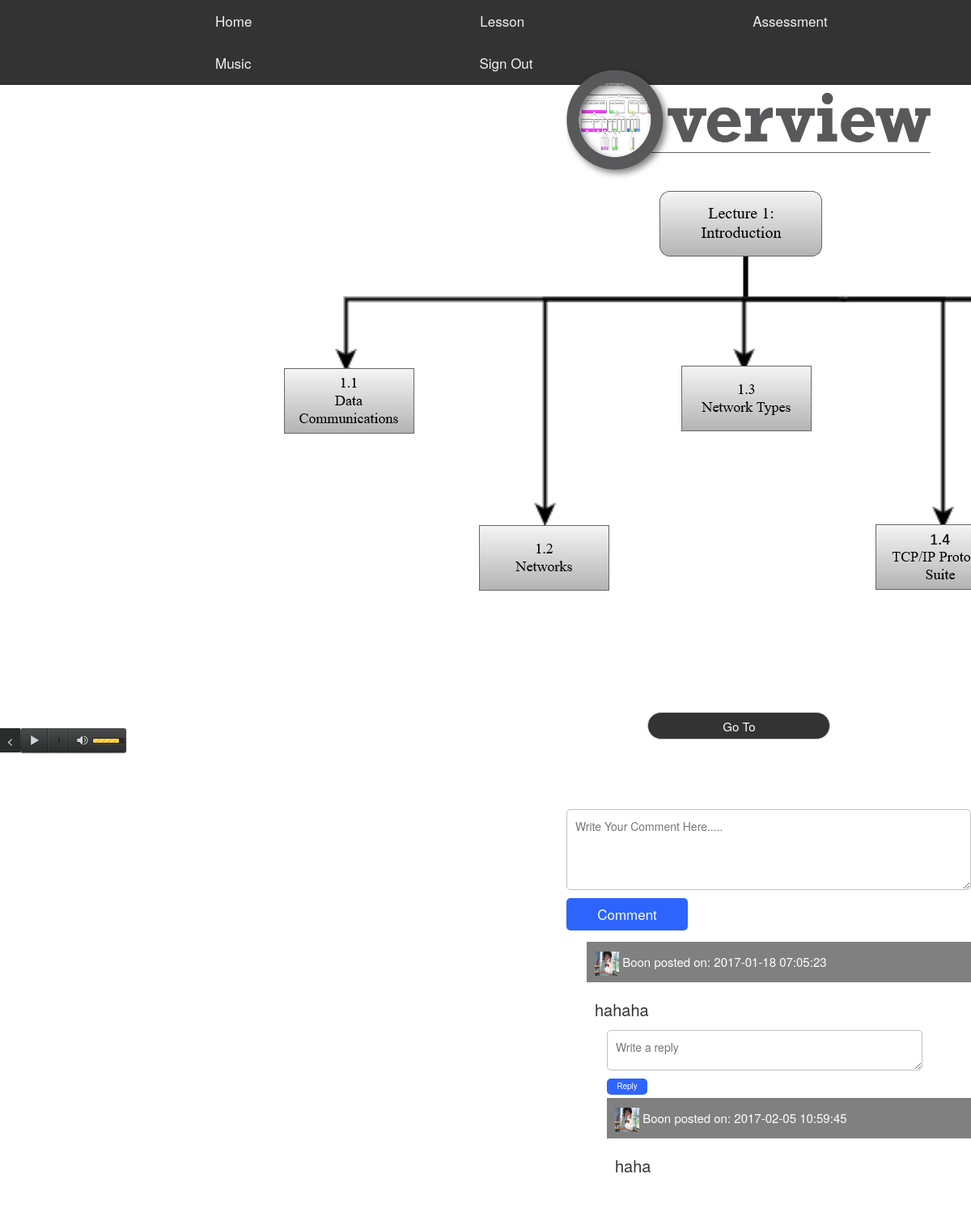
The app's page /dcn_1.0.php (signed in) with its own data.
### tables this page shows
CREATE TABLE `comments` (
  `id` int(11) NOT NULL,
  `name` text NOT NULL,
  `comment` text NOT NULL,
  `post_time` timestamp NOT NULL DEFAULT CURRENT_TIMESTAMP,
  `page` text NOT NULL
);

CREATE TABLE `subcomments` (
  `id` int(11) NOT NULL,
  `cid` int(11) NOT NULL,
  `name` text NOT NULL,
  `comment` text NOT NULL,
  `post_time` timestamp NOT NULL DEFAULT CURRENT_TIMESTAMP
);

### dcn_1.0.php (the view, shortened to what this page needs)
<html>
  <head>
	   <link rel="stylesheet" href="css/mainpagecss.css" >
	  <link rel="stylesheet" href="css/dcn_1.0.css" >
	   <link  rel="stylesheet" href="css/bootstrap.min.css"/>
	<link rel="stylesheet" href="http://localhost:81/freichat/client/jquery/freichat_themes/freichatcss.php" type="text/css">
	<link type="text/css" href="assets/css/themicons.css" rel="stylesheet" media="all">
	<link type="text/css" href="assets/css/style.css" rel="stylesheet" media="all">
</head>
<body>
<?php
if (isset($_SESSION['user'])){
?>
 <ul class="aa">
  <li><a href="index.php">Home</a></li>
  <?php
                        $sub = mysql_query("SELECT * FROM stud_prog WHERE UserID ='{$_SESSION['ID']}'");
                        $subj = mysql_fetch_array($sub);
 if($subj['selected_subj'] == ""){ ?>
<li><a href="selectlesson.php">Lesson</a></li>
<?php } else { ?>
	 <li><a href="selectchapter.php">Lesson</a></li>
                               <?php }
                                ?>
   <li><a href="assess.php?a=1">Assessment</a></li>
    <li><a href="musicshop.php">Music</a></li>
  <li><a href="Logout.php">Sign Out</a></li>
</ul>
<div id="one" class="content">
	<p style="font-size:30px; position:absolute; left:650;top:-20;"><img src="pictures/dcn1/overview.png" width="450" height="150"> </p>
	<img src="pictures/dcn1/line.png" alt="Intro chart" style="width:1000px;height:390px;position:absolute; top:170; left:350;">
  <div class="one"> <a href="dcn_1.0.php"><img src="pictures/dcn1/1.png"></a></div>
  <div class="two"> <a href="dcn_1.1.php"><img src="pictures/dcn1/2.png"></a></div>
   <div class="three"> <a href="dcn_1.2.php"><img src="pictures/dcn1/3.png"></a></div>
    <div class="four"> <a href="dcn_1.3.php"><img src="pictures/dcn1/4.png"></a></div>
	  <div class="six"> <a href="dcn_1.4.php"><img src="pictures/dcn1/6.png"></a></div>
</div>
<div id="page" class="page">
    Page <a href="one.html">1</a> -
    <a href="two.html">2</a> -
</div>
<div class="cmt"> <a href="#comment"> Discussions</a> </div>
<div class="chselect">
<select id="gray" class="form-control" onchange="this.options[this.selectedIndex].value && (window.location = this.options[this.selectedIndex].value);">
    <option selected="selected" value="">Go To</option>
</select></div>
<div class="lol" id="comment">
<form action='post_comment.php' method='post'>
<textarea id="comment" name="comment" placeholder="Write Your Comment Here....."></textarea>
<br>
<input type="submit" class="commentbutton" value="Comment">
</form>
<div align="center" id="all_comments">
	<?php
   include_once 'dbConfig.php';
    $comm = $connect->query("select * from comments where page = '{$_SERVER['REQUEST_URI']}' order by post_time desc limit 5");
    while($row=$comm->fetch_array(MYSQLI_ASSOC))
    {
        $name=$row['name'];
        $comment=$row['comment'];
        $time=$row['post_time'];
		$cid=$row['id'];
		           $cp = mysql_query("SELECT * FROM logins WHERE Username ='{$name}'");
                        $cpic = mysql_fetch_array($cp);
        ?>
        <div class="comment_div">
            <p class="name"><?php if($cpic['image'] == ""){
                                        echo "<img width='30' height='30' src='pictures/default.png' alt='Default Profile Pic'>";
                                } else {
                                        echo "<img width='30' height='30' src='pictures/".$cpic['image']."' alt='Profile Pic'>";
                                }
                                ?> <?php echo $name;?> posted on: <?php echo $time;?></p>
            <p class="comment"><?php echo $comment;?></p>
        </div>
		<div class="kappa1">
		<div>
<form action="post_reply.php" method="post">
<textarea style="width:390px;height:50px" id="reply" name="reply" placeholder="Write a reply"></textarea><br />
<input type="submit" class="replybutton" value=" Reply "/>
</form>
</div>
		<?php $scomm = $connect->query("select * from subcomments where cid = '{$cid}' order by post_time desc limit 2 ");
		while($row=$scomm->fetch_array(MYSQLI_ASSOC))
    {
        $name=$row['name'];
        $comment=$row['comment'];
        $time=$row['post_time'];
		     $cp = mysql_query("SELECT * FROM logins WHERE Username ='{$name}'");
                        $cpic = mysql_fetch_array($cp);
        ?>
        <div class="kappa">
            <p class="name"> <?php if($cpic['image'] == ""){
                                        echo "<img width='30' height='30' src='pictures/default.png' alt='Default Profile Pic'>";
                                } else {
                                        echo "<img width='30' height='30' src='pictures/".$cpic['image']."' alt='Profile Pic'>";
                                }
                                ?> <?php echo $name;?> posted on: <?php echo $time;?></p>
            <p class="comment"><?php echo $comment;?></p>
        </div>
        <?php
    }?>
		</div>
        <?php
    }
    ?>
</div>
</div>
<button class="tgl"><</button>
	<div class="playerlocation" id="playerlocation" >
			<div class="demo-player">
				<div id="jp_container_1" class="jp-audio" role="application" aria-label="media player">
					<div class="jp-interface">
						<div class="jp-button jp-playpause-button">
							<button class="jp-play" role="button" tabindex="0">play</button>
						</div>
						<div class="jp-time-rail">
							<div class="jp-progress">
							</div>
						</div>
						<div class="jp-button jp-volume-button">
							<button class="jp-mute" role="button" tabindex="0">max volume</button>
						</div>
						<div class="jp-volume-bar">
							<div class="jp-volume-bar-value"></div>
						</div>
					</div>
				</div>
			</div>
	</div>
<?php
}
else{
echo '<script>alert("Please login!"); window.location= "mainlogin.html";</script>';
}
?>
</body>

### css/mainpagecss.css (style rules this page uses)
.content { font-size: 35px; position: absolute; top: 150; left: 50; width: 100%; height: 100%; color:black; }
ul.aa { list-style-type: none; margin: 0; padding: 0; overflow: hidden; background-color: #333; }
ul.aa li a { display: inline-block; color: #f2f2f2; text-align: center; padding: 14px 16px; text-decoration: none; transition: 0.3s; font-size: 17px; }
ul.aa li { float: left; margin-left:250px; }
div.playerlocation { position: fixed; top: 900; left:5; }
button.tgl { width:25px; background-color: #2b2d2d; border:0; color:white; height: 30px; position: fixed; top: 900px; left: 0; }

### css/dcn_1.0.css (style rules this page uses)
html { background: url(../pictures/lesson.png) no-repeat center center fixed; -webkit-background-size: cover; -moz-background-size: cover; -o-background-size: cover; background-size: cover; }
a:link { color:white; }
div.chselect { position: absolute; top: 880; left: 800; }
div.one { position:absolute; margin-left:760px; margin-top:135px; }
div.two { position:absolute; margin-left:300px; margin-top:350px; }
div.three { position:absolute; margin-left:540px; margin-top:545px; }
div.four { position:absolute; margin-left:790px; margin-top:350px; }
div.six { position:absolute; margin-left:1030px; margin-top:545px; }
#gray { background-color:#333; color: white; font-size:15px; text-align:center; -webkit-appearance: none; -moz-appearance: none; text-indent: 1px; text-overflow: ''; border-radius: 20px; }
div.page { font-size: 20px; position: absolute; top: 850; left: 800; color:white; }
div.content { display: none; position: absolute; top: 100; }
div.cmt { font-size: 20px; position: absolute; top: 850; left: 910; }
div.lol { position:absolute; top: 1000px; left: 700; }
div.kappa { width:500px; background-color:white; margin-top:-10px; margin-left:0px; text-align:left; }
div.kappa1 { width:500px; background-color:transparent; margin-top:-10px; margin-left:50px; text-align:left; }
.kappa .name { height:50px; line-height:30px; padding:10px; background-color:grey; color:white; text-align:left; font-size: 15px; }
.kappa .comment { padding:10px; font-size: 20px; }
textarea { width:500px; height:100px; border:1px solid silver; border-radius:5px; font-size:17px; padding:10px; font-family:helvetica; }
.commentbutton { width:150px; height:40px; border:none; background-color:#2E64FE; color:white; margin-top:10px; border-radius:5px; font-size:17px; }
.comment_div { width:500px; background-color:white; margin-top:10px; text-align:left; }
.comment_div .name { height:50px; line-height:30px; padding:10px; background-color:grey; color:white; text-align:left; font-size: 15px; }
.comment_div .comment { padding:10px; font-size: 20px; }
.replybutton { width:50px; height:20px; border:none; background-color:#2E64FE; color:white; margin-top:10px; border-radius:5px; font-size:10px; }

### records on screen
comments: logins.image (picture), name "Boon", post_time "2017-01-18 07:05:23", comment "hahaha"
subcomments: logins.image (picture), name "Boon", post_time "2017-02-05 10:59:45", comment "haha"
